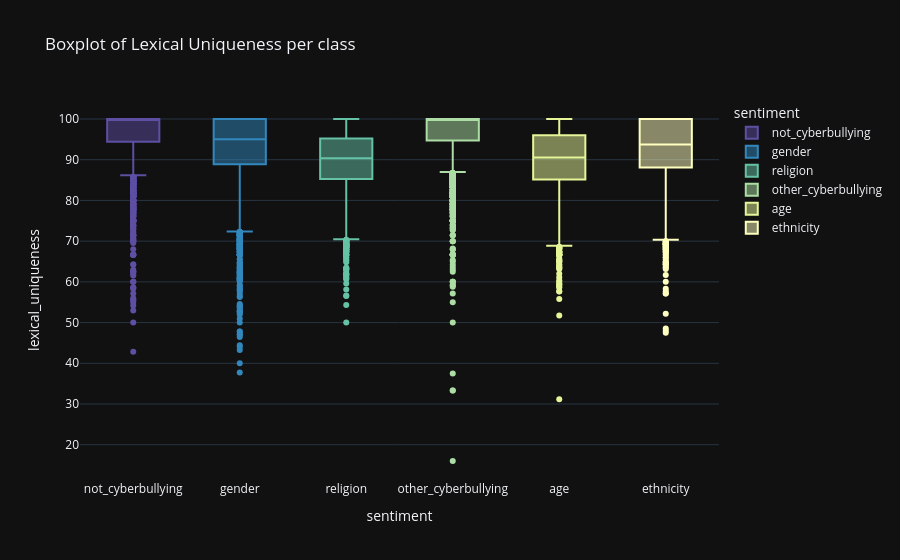

The code cell stored with this chart in its notebook:
### Markdown cell above
- This function takes a text input (a tweet, sentence, or document).

-  Splits the text into words using spaces as the delimiter.

-  Counts the total number of words in the text.

- Converts words to lowercase to avoid case-sensitive duplicates ("Great" and "great" are the same).
- Uses set() to remove duplicate words and count unique words

- Applies unique_word_share() to each text entry in the data['text'] column.

- Stores the computed uniqueness score in a new column: lexical_uniqueness.

### Code cell
fig = px.box(data,
             x = 'sentiment',
             y = 'lexical_uniqueness',
             color = 'sentiment',
             color_discrete_sequence = px.colors.diverging.Spectral_r,
             template = 'plotly_dark',
             title = 'Boxplot of Lexical Uniqueness per class')


fig.show()

### Figure 1 — Plotly figure (JSON) as saved in the notebook; plotly's stock layout.template omitted (floating-point values rounded to 4 significant figures; data arrays with more than 128 entries replaced by an {"elided": "..."} marker saying what was removed)
{"data": [{"alignmentgroup": "True", "hovertemplate": "sentiment=%{x}<br>lexical_uniqueness=%{y}<extra></extra>", "legendgroup": "not_cyberbullying", "marker": {"color": "rgb(94,79,162)"}, "name": "not_cyberbullying", "notched": false, "offsetgroup": "not_cyberbullying", "orientation": "v", "showlegend": true, "type": "box", "x": {"elided": "7945 str values"}, "x0": " ", "xaxis": "x", "y": {"elided": "7945 float values"}, "y0": " ", "yaxis": "y"}, {"alignmentgroup": "True", "hovertemplate": "sentiment=%{x}<br>lexical_uniqueness=%{y}<extra></extra>", "legendgroup": "gender", "marker": {"color": "rgb(50,136,189)"}, "name": "gender", "notched": false, "offsetgroup": "gender", "orientation": "v", "showlegend": true, "type": "box", "x": {"elided": "7973 str values"}, "x0": " ", "xaxis": "x", "y": {"elided": "7973 float values"}, "y0": " ", "yaxis": "y"}, {"alignmentgroup": "True", "hovertemplate": "sentiment=%{x}<br>lexical_uniqueness=%{y}<extra></extra>", "legendgroup": "religion", "marker": {"color": "rgb(102,194,165)"}, "name": "religion", "notched": false, "offsetgroup": "religion", "orientation": "v", "showlegend": true, "type": "box", "x": {"elided": "7998 str values"}, "x0": " ", "xaxis": "x", "y": {"elided": "7998 float values"}, "y0": " ", "yaxis": "y"}, {"alignmentgroup": "True", "hovertemplate": "sentiment=%{x}<br>lexical_uniqueness=%{y}<extra></extra>", "legendgroup": "other_cyberbullying", "marker": {"color": "rgb(171,221,164)"}, "name": "other_cyberbullying", "notched": false, "offsetgroup": "other_cyberbullying", "orientation": "v", "showlegend": true, "type": "box", "x": {"elided": "7823 str values"}, "x0": " ", "xaxis": "x", "y": {"elided": "7823 float values"}, "y0": " ", "yaxis": "y"}, {"alignmentgroup": "True", "hovertemplate": "sentiment=%{x}<br>lexical_uniqueness=%{y}<extra></extra>", "legendgroup": "age", "marker": {"color": "rgb(230,245,152)"}, "name": "age", "notched": false, "offsetgroup": "age", "orientation": "v", "showlegend": true, "type": "box", "x": {"elided": "7992 str values"}, "x0": " ", "xaxis": "x", "y": {"elided": "7992 float values"}, "y0": " ", "yaxis": "y"}, {"alignmentgroup": "True", "hovertemplate": "sentiment=%{x}<br>lexical_uniqueness=%{y}<extra></extra>", "legendgroup": "ethnicity", "marker": {"color": "rgb(255,255,191)"}, "name": "ethnicity", "notched": false, "offsetgroup": "ethnicity", "orientation": "v", "showlegend": true, "type": "box", "x": {"elided": "7961 str values"}, "x0": " ", "xaxis": "x", "y": {"elided": "7961 float values"}, "y0": " ", "yaxis": "y"}], "layout": {"autosize": true, "boxmode": "overlay", "legend": {"title": {"text": "sentiment"}, "tracegroupgap": 0}, "title": {"text": "Boxplot of Lexical Uniqueness per class"}, "xaxis": {"anchor": "y", "autorange": true, "categoryarray": ["not_cyberbullying", "gender", "religion", "other_cyberbullying", "age", "ethnicity"], "categoryorder": "array", "domain": [0, 1], "range": [-0.5, 5.5], "title": {"text": "sentiment"}, "type": "category"}, "yaxis": {"anchor": "x", "autorange": true, "domain": [0, 1], "range": [11.33, 104.7], "title": {"text": "lexical_uniqueness"}, "type": "linear"}}}
